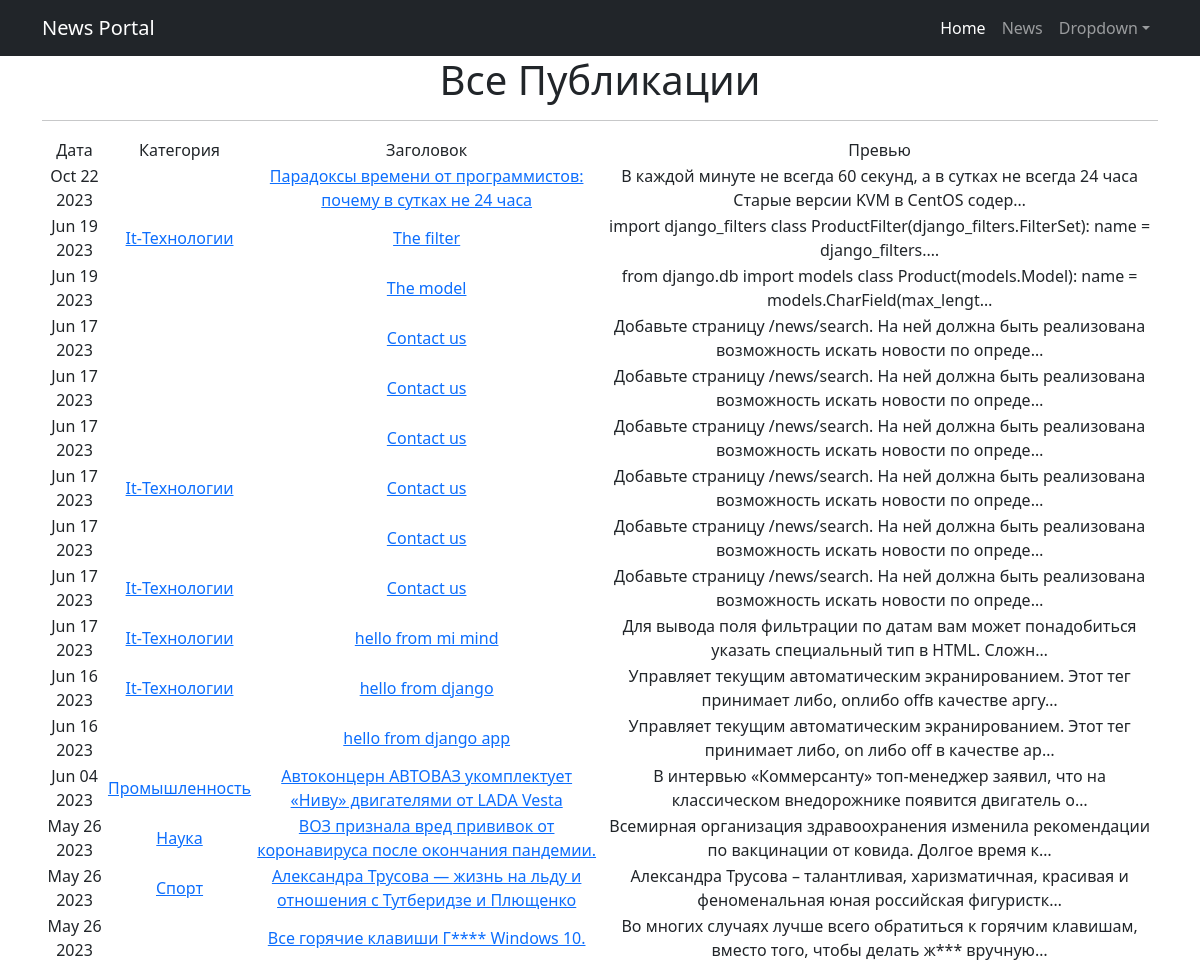
The page /News/ on the database as committed earlier.
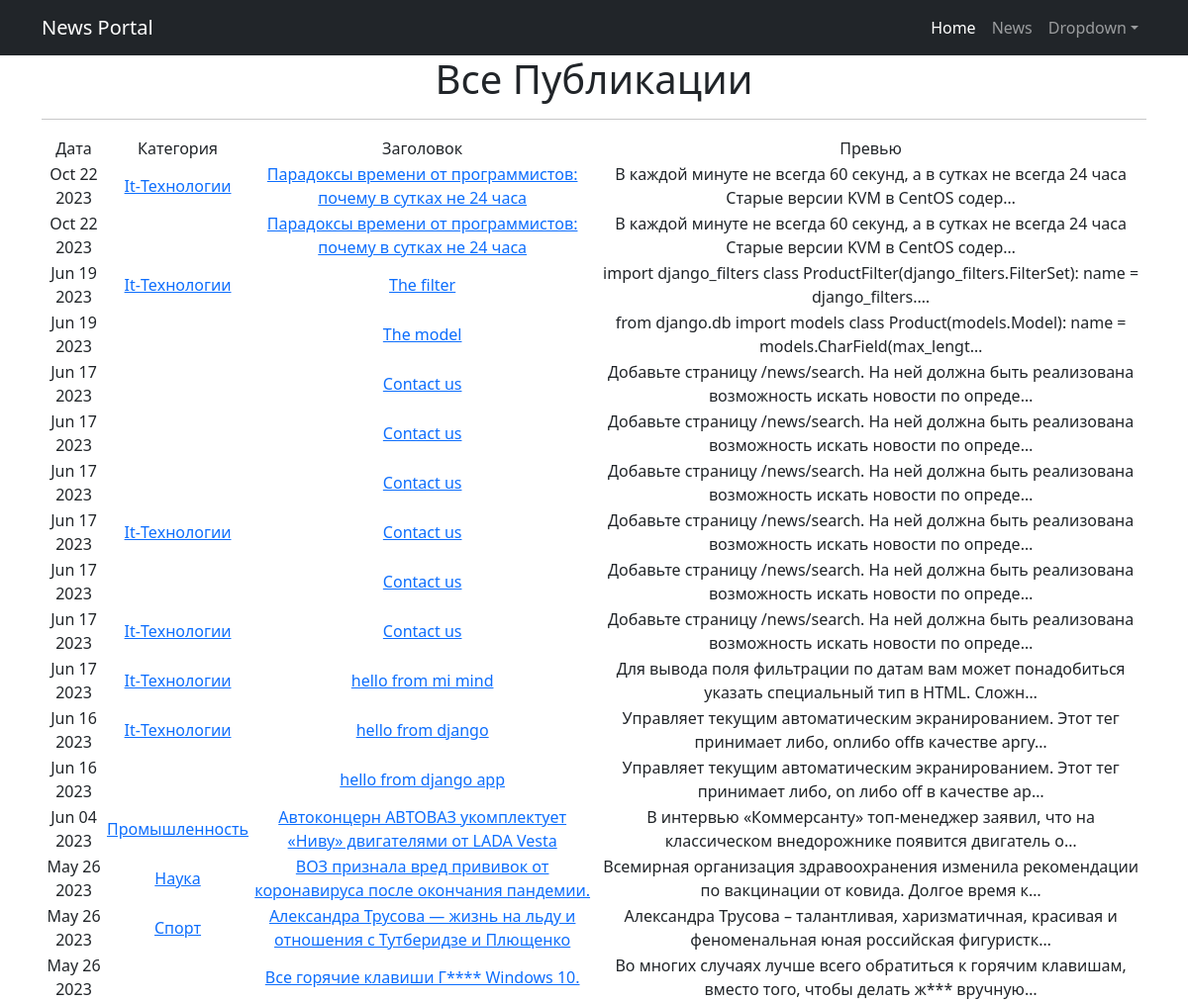
The same page on the database as committed later.
### NewsPortal/models.py (models this page shows, shortened)
class Post(models.Model):
    POSITIONS = [
        ('New', 'Новость'),
        ('Art', 'Статья')
    ]
    author = models.ForeignKey(Author, on_delete=models.CASCADE)  # id создателя статьи/новости
    choi_public = models.CharField(max_length=3,
                                   choices=POSITIONS,
                                   default='Art')
    time_create = models.DateTimeField(auto_now_add=True)  # дата и время создания статьи/новости
    cat = models.ManyToManyField(Category, through=PostCategory)  # cat имеет связь с Category через PostCategory
    title = models.CharField(max_length=255)  # заголовок статьи/новости
    content = models.TextField(blank=True)  # содержание статьи/новости
    _rating = models.IntegerField(default=0, db_column='rating')  # рейтинг статьи/новости

class Category(models.Model):
    name = models.CharField(max_length=64, unique=True)  # название категории
    subscribers = models.ManyToManyField(User, related_name="categories", blank=True) # поле subscribers имеет связь ManyToMany
    def __str__(self):
        return self.name.title()

### NewsPortal/views.py (the view)
# urls.py: path('', NewsList.as_view(), name='news_list'),
class NewsList(ListView):
    model = Post
    ordering = '-time_create'
    template_name = 'News.html'
    context_object_name = 'Post'

### NewsPortal/templatetags/custom_filters.py (called while the page is built)
@register.filter()
def censor(value):
   n = 0
   try:
      inSwordList = value.split()
      for sword_ in inSwordList:
         if sword_.lower() in RestrSwords:
            inSwordList[n] = sword_.replace(sword_[1:], '*' * len(sword_[1:]))
         n += 1
   except Exception as e:
      return f'Объект не является строкой!:\n{e}'
   return ' '.join(inSwordList)

### templates/News.html (shortened to what this page needs)
{% extends 'flatpages/default.html' %}
{% load custom_filters %}
{% load custom_tags %}
{% block content %}
    <h1>Все Публикации</h1>
    <hr>
    {% if Post %}
        <table>
            <tr>
                <td>Дата</td>
                <td>Категория</td>
                <td>Заголовок</td>
                <td>Превью</td>
            </tr>
            {% for post in Post %}
            <tr>
                <td>{{ post.time_create|date:'M d Y' }}</td>
                <td>{% for category in post.cat.all %}
                        <a href="{% url 'category_list' category.id %}">{{ category }}</a>
                    {% endfor %}</td>
                <td>
                    <a href="{% url 'news_detail' post.id %}">{{ post.title|censor }}</a>
                </td>
                <td>{{ post.content|truncatechars:100|censor }}</td>
            </tr>
           {% endfor %}
        </table>
    {% else %}
        <h2>Новостей нет!</h2>
    {% endif %}
{% endblock content %}

### templates/flatpages/default.html (shortened to what this page needs)
<!DOCTYPE html>
<html lang="en">
    <head>
        {% load static %}
        <link href="{% static 'css/styles.css' %}" rel="stylesheet" />
    </head>
    <body>
        <nav class="navbar navbar-expand-lg navbar-dark bg-dark">
            <div class="container">
                <a class="navbar-brand" href="#">News Portal</a>
                <div class="collapse navbar-collapse" id="navbarSupportedContent">
                    <ul class="navbar-nav ms-auto mb-2 mb-lg-0">
                        <li class="nav-item"><a class="nav-link active" aria-current="page" href="http://127.0.0.1:8000/">Home</a></li>
                        <li class="nav-item"><a class="nav-link" href="{% url 'news_list' %}">News</a></li>
                        <li class="nav-item dropdown">
                            <a class="nav-link dropdown-toggle" id="navbarDropdown" href="#" role="button" data-bs-toggle="dropdown" aria-expanded="false">Dropdown</a>
                        </li>
                    </ul>
                </div>
            </div>
        </nav>
        <div class="container">
            <div class="row">
                <div class="col-lg-12 text-center">
                    {% block content %}{% endblock content %}
                </div>
            </div>
        </div>
    </body>
</html>

Rows that differ between the two databases and show on the page:
added Post: time_create "Oct 22 2023", title|censor "Парадоксы времени от программистов: почему в сутках не 24 часа", content|censor "В каждой минуте не всегда 60 секунд, а в сутках не всегда 24 часа Старые версии KVM в CentOS содер…", Category (name "It-Технологии")
